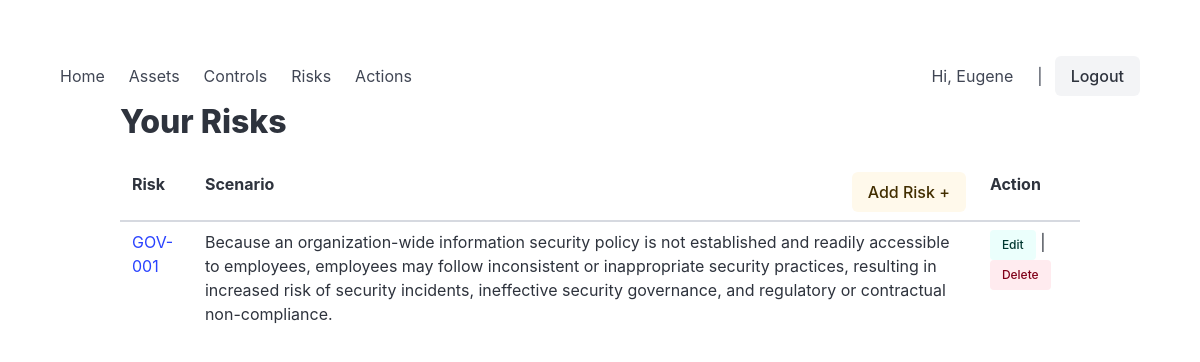
The page /car/risk/ (signed in) on the database its author committed.
### car/models.py (models this page shows, shortened)
class TimestampedModel(models.Model):
    created_at = models.DateTimeField(auto_now_add=True)
    updated_at = models.DateTimeField(auto_now=True)
    created_by = models.ForeignKey(
        settings.AUTH_USER_MODEL,
        null=True,
        blank=True,
        on_delete=models.SET_NULL,
        related_name="%(class)s_created",
        editable=False,
    )
    updated_by = models.ForeignKey(
        settings.AUTH_USER_MODEL,
        null=True,
        blank=True,
        on_delete=models.SET_NULL,
        related_name="%(class)s_updated",
        editable=False,
    )
    updated_by_username = models.CharField(
        max_length=150,
        blank=True,
        editable=False,
    )
    class Meta:
        abstract = True

class Risk(TimestampedModel):
    risk_code = models.CharField( max_length=50, unique=True, help_text="human-readable risk identifier",) #i.e. RISK-002
    scenario = models.TextField(help_text="Concise risk statement / scenario (cause -> event -> consequence)")
    asset = models.ForeignKey(Asset,related_name="risks",on_delete=models.PROTECT,blank=True,null=True)
    owner = models.ForeignKey(Owner,related_name="risks",on_delete=models.PROTECT,blank=True,null=True)
    status = models.CharField(max_length=25, choices=RiskStatus.choices, default=RiskStatus.IDENTIFIED)
    inherent_likelihood = models.PositiveSmallIntegerField(choices=LikelihoodLevel.choices, null=True, blank=True)
    inherent_impact = models.PositiveSmallIntegerField(choices=ImpactLevel.choices, null=True, blank=True)
    inherent_score = models.PositiveSmallIntegerField(null=True, blank=True, editable=False, help_text="Numeric score (likelihood × impact or custom)")
    inherent_level = models.PositiveSmallIntegerField(choices=RiskLevel.choices,
        null=True, blank=True, editable=False, help_text="Qualitative label (Low/Medium/High)")
    inherent_assessed_at = models.DateTimeField(null=True,blank=True, help_text="Assessment date of inherent risk",)
    controls = models.ManyToManyField(
        Control,
        related_name='risks',
        blank=True,
        help_text="Compensating controls"
    )
    treatment_option = models.CharField(
        max_length=20,
        choices=RiskTreatment.choices,
        blank=True,
        default=RiskTreatment.NONE,
    )
    residual_likelihood = models.PositiveSmallIntegerField(choices=LikelihoodLevel.choices, null=True, blank=True)
    residual_impact = models.PositiveSmallIntegerField(choices=ImpactLevel.choices, null=True, blank=True)
    residual_score = models.PositiveSmallIntegerField(null=True, blank=True, editable=False, help_text="Numeric score (likelihood × impact or custom)")
    residual_level = models.PositiveSmallIntegerField(choices=RiskLevel.choices,
        null=True, blank=True, editable=False, help_text="Qualitative label (Low/Medium/High)")
    residual_assessed_at = models.DateTimeField(null=True,blank=True, help_text="Assessment date of residual risk",)
    next_review_date = models.DateField(null=True,blank=True, help_text="Date for the next assessment",)
    history = HistoricalRecords()
    class Meta:
        ordering = ["risk_code"]

### car/views.py (the view)
# urls.py: path("risk/", views.risk_list, name="risk_list"),
@login_required
def risk_list(request):
    risk_list = Risk.objects.filter(owner__users=request.user).order_by("risk_code")
    logger.debug("risk_list: accessing by %s", request.user)
    context = {"risk_list": risk_list, "ptitle": "Your risks"}
    return render(request, "car/risk_list.html", context)

### car/templates/car/risk_list.html (shortened to what this page needs)
{% extends "car/base.html" %}
{% block content %}
{% load static %}
    <div class="container">
      <h1 class="title">Your Risks</h1>
      <table class="table is-striped is-hoverable is-fullwidth">
        <thead>
          <tr>
            <th>Risk</th>
            <th>Scenario
              <div style="display:inline-block; float:right;"><a href="{% url 'risk_edit' 0 %}">
			    <span title="Add new Risk" class="button is-warning is-light">Add Risk +</span></a></div>
            </th>
			      <th>Action</th>
          </tr>
        </thead>
        <tbody>
        {% for risk in risk_list %}
          <tr>
            <td>
               <a href="{% url 'risk_edit' risk.pk %}">{{ risk.risk_code }}</a>
            </td>
            <td>{{ risk.scenario }}</td>
			<td>
				    <a href="{% url 'risk_edit' risk.pk %}"><span class="button is-small is-primary is-light">Edit</span></a> |
					<button
                        class="button is-danger is-small is-light"
                        hx-get="{% url 'risk_delete' risk.id %}"
                        hx-target="#modal-container"
                        hx-trigger="click"
                        hx-swap="innerHTML"
                      >Delete</button>
			</td>
          </tr>
        {% empty %}
            <tr><td>No Risks are assigned to you.</td></tr>
        {% endfor %}
        </tbody>
      </table>
    </div>
{% endblock %}

### car/templates/car/base.html (shortened to what this page needs)
<!DOCTYPE html>
{% load static %}
<html lang="en">
  <head>
    <link rel="stylesheet" href="https://cdn.jsdelivr.net/npm/bulma@1.0.4/css/bulma.min.css">
  </head>
  <body class="section">
    <nav class="navbar" role="navigation" aria-label="main navigation">
      <div id="mainNavbar" class="navbar-menu">
        <div class="navbar-start">
          <a class="navbar-item" href="{% url 'main' %}">Home</a>
          <a class="navbar-item" href="{% url 'asset_list' %}">Assets</a>
          <a class="navbar-item" href="{% url 'control_list' %}">Controls</a>
          <a class="navbar-item" href="{% url 'risk_list' %}">Risks</a>
          <a class="navbar-item" href="{% url 'action_list' %}">Actions</a>
        </div>
        <div class="navbar-end">
          <div class="navbar-item">
            <div class="buttons">
              {% if user.is_authenticated %}
                <a class="navbar-item">Hi, {{ user.first_name }}</a> |
                <a class="button is-light" hx-post="{% url 'logout' %}">Logout</a>
              {% else %}
                <a class="button is-primary" hx-post="{% url 'login' %}">Login</a>
              {% endif %}
            </div>
          </div>
        </div>
      </div>
    </nav>
    {% block content %}{% endblock %}
  </body>
</html>

### rows shown on the page
Risk: risk_code "GOV-001", scenario "Because an organization-wide information security policy is not established and readily accessible to employees, employees may follow inconsistent or inappropriate security practices, resulting in increased risk of security incidents, ineffective security governance, and regulatory or contractual non-compliance."

### other values the page prints
{{ user.first_name }} "Eugene"
